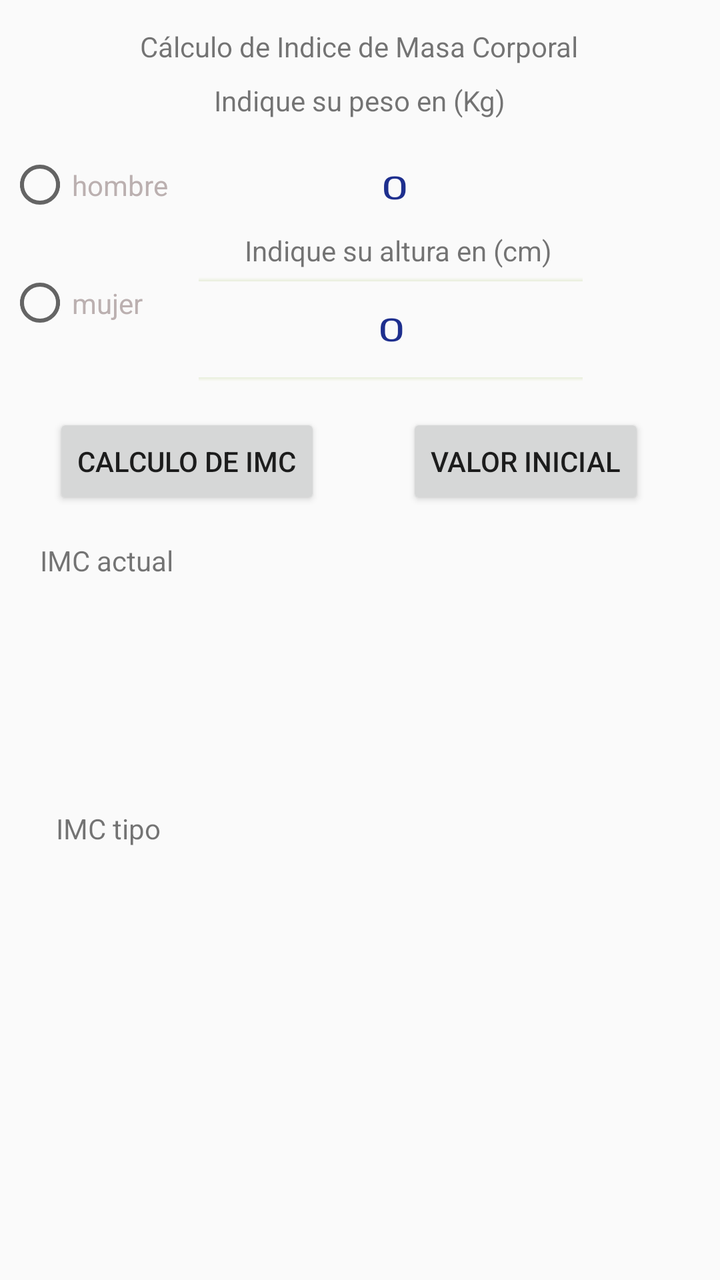
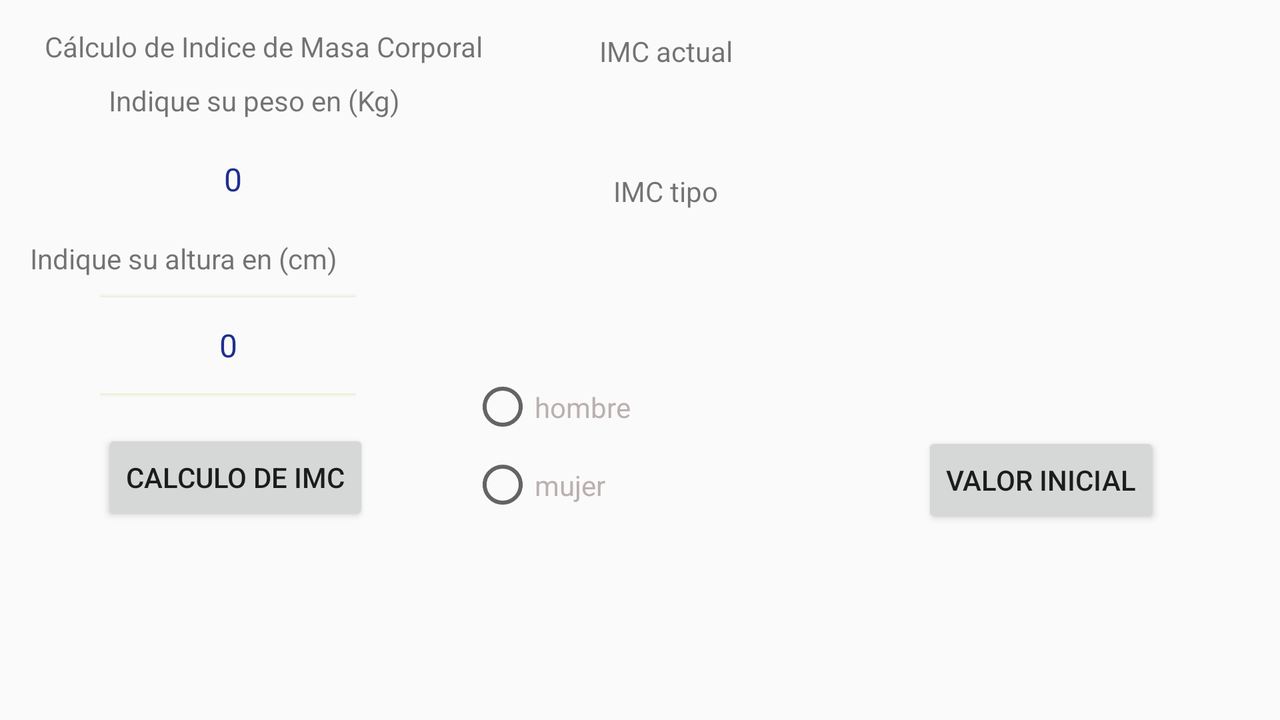

Compare how this app lays out the same screen by default and in its alternative resource folder. The renders come first, then the two layout files and the values they reference.
<!-- AndroidManifest.xml: application theme AppTheme -->
<!-- res/layout/activity_main.xml -->
<?xml version="1.0" encoding="utf-8"?>
<android.support.constraint.ConstraintLayout xmlns:android="http://schemas.android.com/apk/res/android"
    xmlns:app="http://schemas.android.com/apk/res-auto"
    xmlns:tools="http://schemas.android.com/tools"
    android:layout_width="match_parent"
    android:layout_height="match_parent"
    tools:context=".MainActivity">

    <TextView
        android:id="@+id/textView3"
        android:layout_width="wrap_content"
        android:layout_height="wrap_content"
        android:text="@string/titulo"
        app:layout_constraintBottom_toBottomOf="parent"
        app:layout_constraintHorizontal_bias="0.497"
        app:layout_constraintLeft_toLeftOf="parent"
        app:layout_constraintRight_toRightOf="parent"
        app:layout_constraintTop_toTopOf="parent"
        app:layout_constraintVertical_bias="0.022" />

    <TextView
        android:id="@+id/textView2"
        android:layout_width="wrap_content"
        android:layout_height="wrap_content"
        android:layout_marginStart="8dp"
        android:layout_marginTop="8dp"
        android:layout_marginEnd="8dp"
        android:text="@string/peso_requerido"
        app:layout_constraintEnd_toEndOf="parent"
        app:layout_constraintStart_toStartOf="parent"
        app:layout_constraintTop_toBottomOf="@+id/textView3" />


    <NumberPicker
        android:id="@+id/editPeso"
        android:layout_width="122dp"
        android:layout_height="44dp"
        android:layout_marginStart="8dp"
        android:layout_marginTop="12dp"
        android:layout_marginEnd="8dp"
        android:ems="10"
        android:gravity="center"
        android:inputType="number"
        android:scaleX="1.5"
        android:text=""
        android:theme="@style/AppTheme.PickerAltura"
        app:layout_constraintEnd_toEndOf="parent"
        app:layout_constraintHorizontal_bias="0.216"
        app:layout_constraintStart_toEndOf="@+id/radioGroup"
        app:layout_constraintTop_toBottomOf="@+id/textView2" />

    <TextView
        android:id="@+id/textView4"
        android:layout_width="wrap_content"
        android:layout_height="wrap_content"
        android:layout_marginStart="8dp"
        android:layout_marginEnd="8dp"
        android:text="@string/altura_requerida"
        app:layout_constraintEnd_toEndOf="parent"
        app:layout_constraintHorizontal_bias="0.139"
        app:layout_constraintStart_toEndOf="@+id/radioGroup"
        app:layout_constraintTop_toBottomOf="@+id/editPeso" />

    <NumberPicker
        android:id="@+id/editAltura"
        android:layout_width="128dp"
        android:layout_height="52dp"
        android:layout_marginStart="8dp"
        android:layout_marginTop="4dp"
        android:layout_marginEnd="8dp"
        android:ems="10"
        android:gravity="center"
        android:inputType="number"
        android:scaleX="1.5"
        android:text=""
        android:theme="@style/AppTheme.PickerAltura"
        app:layout_constraintEnd_toEndOf="parent"
        app:layout_constraintHorizontal_bias="0.187"
        app:layout_constraintStart_toEndOf="@+id/radioGroup"
        app:layout_constraintTop_toBottomOf="@+id/textView4" />

    <Button
        android:id="@+id/button"
        android:layout_width="wrap_content"
        android:layout_height="wrap_content"
        android:layout_marginStart="8dp"
        android:layout_marginTop="16dp"
        android:layout_marginEnd="8dp"
        android:onClick="calcularIMC"
        android:text="@string/boton_calculo"
        app:layout_constraintEnd_toEndOf="parent"
        app:layout_constraintHorizontal_bias="0.088"
        app:layout_constraintStart_toStartOf="parent"
        app:layout_constraintTop_toBottomOf="@+id/editAltura" />

    <TextView
        android:id="@+id/textView5"
        android:layout_width="wrap_content"
        android:layout_height="wrap_content"
        android:layout_marginStart="20dp"
        android:layout_marginTop="16dp"
        android:text="@string/imc_obtenido"
        app:layout_constraintStart_toStartOf="parent"
        app:layout_constraintTop_toBottomOf="@+id/button" />

    <TextView
        android:id="@+id/txtIMC"
        android:layout_width="82dp"
        android:layout_height="35dp"
        android:layout_marginStart="16dp"
        android:layout_marginTop="8dp"
        android:ems="10"
        android:gravity="center"
        android:inputType="textPersonName"
        app:layout_constraintStart_toStartOf="parent"
        app:layout_constraintTop_toBottomOf="@+id/textView5" />

    <TextView
        android:id="@+id/textView6"
        android:layout_width="wrap_content"
        android:layout_height="wrap_content"
        android:layout_marginStart="28dp"
        android:layout_marginTop="72dp"
        android:text="@string/imc_tipo"
        app:layout_constraintStart_toStartOf="parent"
        app:layout_constraintTop_toBottomOf="@+id/txtIMC" />

    <TextView
        android:id="@+id/txtIMCTipo"
        android:layout_width="335dp"
        android:layout_height="37dp"
        android:layout_marginStart="20dp"
        android:layout_marginTop="56dp"
        android:ems="10"
        android:gravity="center"
        android:inputType="text"
        android:textSize="15dp"
        app:layout_constraintStart_toStartOf="parent"
        app:layout_constraintTop_toBottomOf="@+id/textView6" />

    <ImageView
        android:id="@+id/imageView"
        android:layout_width="200dp"
        android:layout_height="200dp"
        android:layout_marginStart="8dp"
        android:layout_marginTop="16dp"
        android:layout_marginEnd="8dp"
        app:layout_constraintEnd_toEndOf="parent"
        app:layout_constraintHorizontal_bias="0.226"
        app:layout_constraintStart_toEndOf="@+id/txtIMC"
        app:layout_constraintTop_toBottomOf="@+id/button"
        app:srcCompat="@drawable/ic_launcher_background" />

    <Button
        android:id="@+id/button2"
        android:layout_width="wrap_content"
        android:layout_height="wrap_content"
        android:layout_marginStart="8dp"
        android:layout_marginTop="16dp"
        android:layout_marginEnd="8dp"
        android:text="@string/boton_borrar"
        android:onClick="borrar"
        app:layout_constraintEnd_toEndOf="parent"
        app:layout_constraintHorizontal_bias="0.539"
        app:layout_constraintStart_toEndOf="@+id/button"
        app:layout_constraintTop_toBottomOf="@+id/editAltura" />

    <TextView
        android:id="@+id/txtpesoelegido"
        android:layout_width="wrap_content"
        android:layout_height="wrap_content"
        android:layout_marginTop="68dp"
        android:layout_marginEnd="8dp"
        android:text="72"
        android:visibility="invisible"
        app:layout_constraintEnd_toEndOf="parent"
        app:layout_constraintTop_toTopOf="parent" />

    <TextView
        android:id="@+id/txtalturaelegida"
        android:layout_width="wrap_content"
        android:layout_height="wrap_content"
        android:layout_marginTop="12dp"
        android:layout_marginEnd="8dp"
        android:text="182"
        android:visibility="invisible"
        app:layout_constraintEnd_toEndOf="parent"
        app:layout_constraintTop_toBottomOf="@+id/txtpesoelegido" />

    <RadioGroup
        android:id="@+id/radioGroup"
        android:layout_width="98dp"
        android:layout_height="118dp"
        android:layout_marginStart="4dp"
        android:layout_marginTop="8dp"
        android:layout_marginBottom="8dp"
        app:layout_constraintBottom_toTopOf="@+id/button"
        app:layout_constraintStart_toStartOf="parent"
        app:layout_constraintTop_toTopOf="parent"
        app:layout_constraintVertical_bias="0.759">

        <RadioButton
            android:id="@+id/radioButton2"
            android:layout_width="wrap_content"
            android:layout_height="wrap_content"
            android:layout_weight="1"
            android:textColor="@color/gris"
            android:text="@string/boton_hombre" />

        <RadioButton
            android:id="@+id/radioButton"
            android:layout_width="wrap_content"
            android:layout_height="wrap_content"
            android:layout_weight="1"
            android:textColor="@color/gris"
            android:text="@string/boton_mujer" />
    </RadioGroup>


</android.support.constraint.ConstraintLayout>
<!-- resources referenced by this layout -->
<resources>
  <color name="gris">#BBB0B0</color>
  <string name="altura_requerida">Indique su altura en (cm)</string>
  <string name="boton_borrar">VALOR INICIAL</string>
  <string name="boton_calculo">CALCULO de IMC</string>
  <string name="boton_hombre">hombre</string>
  <string name="boton_mujer">mujer</string>
  <string name="imc_obtenido">IMC actual</string>
  <string name="imc_tipo">IMC tipo</string>
  <string name="peso_requerido">Indique su peso en (Kg)</string>
  <string name="titulo">Cálculo de Indice de Masa Corporal</string>
  <style name="AppTheme.PickerAltura" parent="Theme.AppCompat.Light.NoActionBar">
          <item name="android:textColorPrimary">#1E2F8E</item>
          <item name="android:textSize">16dp</item>
          <item name="colorControlNormal">@android:color/holo_green_dark</item>
      </style>
  <style name="AppTheme" parent="Theme.AppCompat.Light.DarkActionBar">
          
          <item name="colorPrimary">@color/colorPrimary</item>
          <item name="colorPrimaryDark">@color/colorPrimaryDark</item>
          <item name="colorAccent">@color/colorAccent</item>
      </style>
  <color name="colorPrimary">#008577</color>
  <color name="colorPrimaryDark">#00574B</color>
  <color name="colorAccent">#D81B60</color>
</resources>
<!-- res/layout-land/activity_main.xml (the repository's variant of the layout above) -->
<!-- drawn on the phone turned sideways -->
<?xml version="1.0" encoding="utf-8"?>
<android.support.constraint.ConstraintLayout xmlns:android="http://schemas.android.com/apk/res/android"
    xmlns:app="http://schemas.android.com/apk/res-auto"
    xmlns:tools="http://schemas.android.com/tools"
    android:layout_width="match_parent"
    android:layout_height="match_parent"
    tools:context=".MainActivity">

    <TextView
        android:id="@+id/textView3"
        android:layout_width="wrap_content"
        android:layout_height="wrap_content"
        android:text="@string/titulo"
        app:layout_constraintBottom_toBottomOf="parent"
        app:layout_constraintHorizontal_bias="0.053"
        app:layout_constraintLeft_toLeftOf="parent"
        app:layout_constraintRight_toRightOf="parent"
        app:layout_constraintTop_toTopOf="parent"
        app:layout_constraintVertical_bias="0.04" />

    <TextView
        android:id="@+id/textView2"
        android:layout_width="wrap_content"
        android:layout_height="wrap_content"
        android:layout_marginStart="8dp"
        android:layout_marginTop="8dp"
        android:layout_marginEnd="8dp"
        android:text="@string/peso_requerido"
        app:layout_constraintEnd_toEndOf="parent"
        app:layout_constraintHorizontal_bias="0.097"
        app:layout_constraintStart_toStartOf="parent"
        app:layout_constraintTop_toBottomOf="@+id/textView3" />

    <NumberPicker
        android:id="@+id/editPeso"
        android:layout_width="122dp"
        android:layout_height="44dp"
        android:layout_marginStart="8dp"
        android:layout_marginTop="8dp"
        android:layout_marginEnd="8dp"
        android:ems="10"
        android:gravity="center"
        android:inputType="number"
        android:text=""
        android:theme="@style/AppTheme.PickerAltura"
        app:layout_constraintEnd_toEndOf="parent"
        app:layout_constraintHorizontal_bias="0.094"
        app:layout_constraintStart_toStartOf="parent"
        app:layout_constraintTop_toBottomOf="@+id/textView2" />

    <TextView
        android:id="@+id/textView4"
        android:layout_width="wrap_content"
        android:layout_height="wrap_content"
        android:layout_marginStart="8dp"
        android:layout_marginTop="8dp"
        android:layout_marginEnd="8dp"
        android:text="@string/altura_requerida"
        app:layout_constraintEnd_toEndOf="parent"
        app:layout_constraintHorizontal_bias="0.015"
        app:layout_constraintStart_toStartOf="parent"
        app:layout_constraintTop_toBottomOf="@+id/editPeso" />

    <NumberPicker
        android:id="@+id/editAltura"
        android:layout_width="128dp"
        android:layout_height="52dp"
        android:layout_marginStart="8dp"
        android:layout_marginTop="8dp"
        android:layout_marginEnd="8dp"
        android:ems="10"
        android:gravity="center"
        android:inputType="number"
        android:text=""
        android:theme="@style/AppTheme.PickerAltura"
        app:layout_constraintEnd_toEndOf="parent"
        app:layout_constraintHorizontal_bias="0.085"
        app:layout_constraintStart_toStartOf="parent"
        app:layout_constraintTop_toBottomOf="@+id/textView4" />

    <Button
        android:id="@+id/button"
        android:layout_width="wrap_content"
        android:layout_height="wrap_content"
        android:layout_marginStart="8dp"
        android:layout_marginTop="16dp"
        android:layout_marginEnd="8dp"
        android:onClick="calcularIMC"
        android:text="@string/boton_calculo"
        app:layout_constraintEnd_toEndOf="parent"
        app:layout_constraintHorizontal_bias="0.088"
        app:layout_constraintStart_toStartOf="parent"
        app:layout_constraintTop_toBottomOf="@+id/editAltura" />

    <TextView
        android:id="@+id/textView5"
        android:layout_width="wrap_content"
        android:layout_height="wrap_content"
        android:layout_marginStart="8dp"
        android:layout_marginTop="16dp"
        android:layout_marginEnd="8dp"
        android:text="@string/imc_obtenido"
        app:layout_constraintEnd_toStartOf="@+id/imageView"
        app:layout_constraintStart_toEndOf="@+id/textView3"
        app:layout_constraintTop_toTopOf="parent" />

    <TextView
        android:id="@+id/txtIMC"
        android:layout_width="82dp"
        android:layout_height="35dp"
        android:layout_marginStart="8dp"
        android:layout_marginTop="8dp"
        android:layout_marginEnd="8dp"
        android:ems="10"
        android:gravity="center"
        android:inputType="textPersonName"
        app:layout_constraintEnd_toStartOf="@+id/imageView"
        app:layout_constraintStart_toEndOf="@+id/textView3"
        app:layout_constraintTop_toBottomOf="@+id/textView5" />

    <TextView
        android:id="@+id/textView6"
        android:layout_width="wrap_content"
        android:layout_height="wrap_content"
        android:layout_marginStart="8dp"
        android:layout_marginTop="8dp"
        android:layout_marginEnd="8dp"
        android:text="@string/imc_tipo"
        app:layout_constraintEnd_toStartOf="@+id/imageView"
        app:layout_constraintStart_toEndOf="@+id/textView3"
        app:layout_constraintTop_toBottomOf="@+id/txtIMC" />

    <TextView
        android:id="@+id/txtIMCTipo"
        android:layout_width="157dp"
        android:layout_height="43dp"
        android:layout_marginStart="8dp"
        android:layout_marginTop="8dp"
        android:layout_marginEnd="8dp"
        android:ems="10"
        android:gravity="center"
        android:inputType="text"
        android:textSize="15dp"
        app:layout_constraintEnd_toStartOf="@+id/imageView"
        app:layout_constraintStart_toEndOf="@+id/textView3"
        app:layout_constraintTop_toBottomOf="@+id/textView6" />

    <ImageView
        android:id="@+id/imageView"
        android:layout_width="200dp"
        android:layout_height="200dp"
        android:layout_marginTop="8dp"
        android:layout_marginEnd="16dp"
        app:layout_constraintEnd_toEndOf="parent"
        app:layout_constraintTop_toTopOf="parent"
        app:srcCompat="@drawable/ic_launcher_background" />

    <Button
        android:id="@+id/button2"
        android:layout_width="wrap_content"
        android:layout_height="wrap_content"
        android:layout_marginStart="8dp"
        android:layout_marginTop="8dp"
        android:layout_marginEnd="8dp"
        android:onClick="borrar"
        android:text="@string/boton_borrar"
        app:layout_constraintEnd_toEndOf="parent"
        app:layout_constraintHorizontal_bias="0.838"
        app:layout_constraintStart_toEndOf="@+id/button"
        app:layout_constraintTop_toBottomOf="@+id/imageView" />

    <TextView
        android:id="@+id/txtpesoelegido"
        android:layout_width="wrap_content"
        android:layout_height="0dp"
        android:layout_marginStart="8dp"
        android:layout_marginTop="8dp"
        android:layout_marginEnd="8dp"
        android:text="72"
        android:visibility="invisible"
        app:layout_constraintEnd_toEndOf="parent"
        app:layout_constraintStart_toEndOf="@+id/button2"
        app:layout_constraintTop_toBottomOf="@+id/txtalturaelegida" />

    <TextView
        android:id="@+id/txtalturaelegida"
        android:layout_width="wrap_content"
        android:layout_height="wrap_content"
        android:layout_marginStart="8dp"
        android:layout_marginTop="8dp"
        android:layout_marginEnd="8dp"
        android:text="182"
        android:visibility="invisible"
        app:layout_constraintEnd_toEndOf="parent"
        app:layout_constraintStart_toEndOf="@+id/button2"
        app:layout_constraintTop_toBottomOf="@+id/imageView" />

    <RadioGroup
        android:id="@+id/radioGroup"
        android:layout_width="171dp"
        android:layout_height="78dp"
        android:layout_marginStart="8dp"
        android:layout_marginTop="28dp"
        android:layout_marginEnd="8dp"
        app:layout_constraintEnd_toStartOf="@+id/button2"
        app:layout_constraintHorizontal_bias="0.478"
        app:layout_constraintStart_toEndOf="@+id/button"
        app:layout_constraintTop_toBottomOf="@+id/txtIMCTipo">

        <RadioButton
            android:id="@+id/radioButton2"
            android:layout_width="wrap_content"
            android:layout_height="wrap_content"
            android:layout_weight="1"
            android:textColor="@color/gris"
            android:text="@string/boton_hombre" />

        <RadioButton
            android:id="@+id/radioButton"
            android:layout_width="wrap_content"
            android:layout_height="wrap_content"
            android:layout_weight="1"
            android:textColor="@color/gris"
            android:text="@string/boton_mujer" />
    </RadioGroup>


</android.support.constraint.ConstraintLayout>
